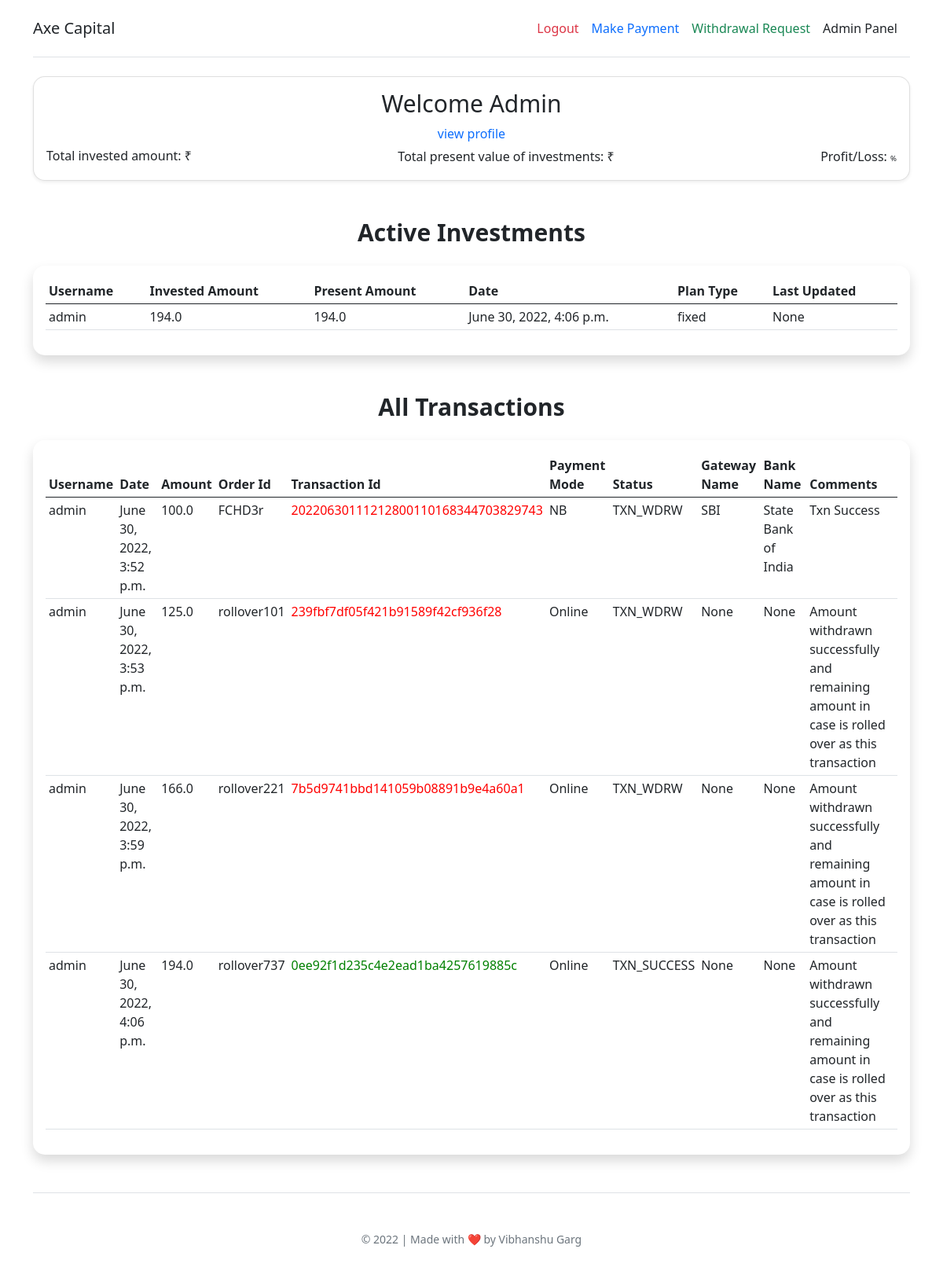
Page / (signed in) on the earlier database version.
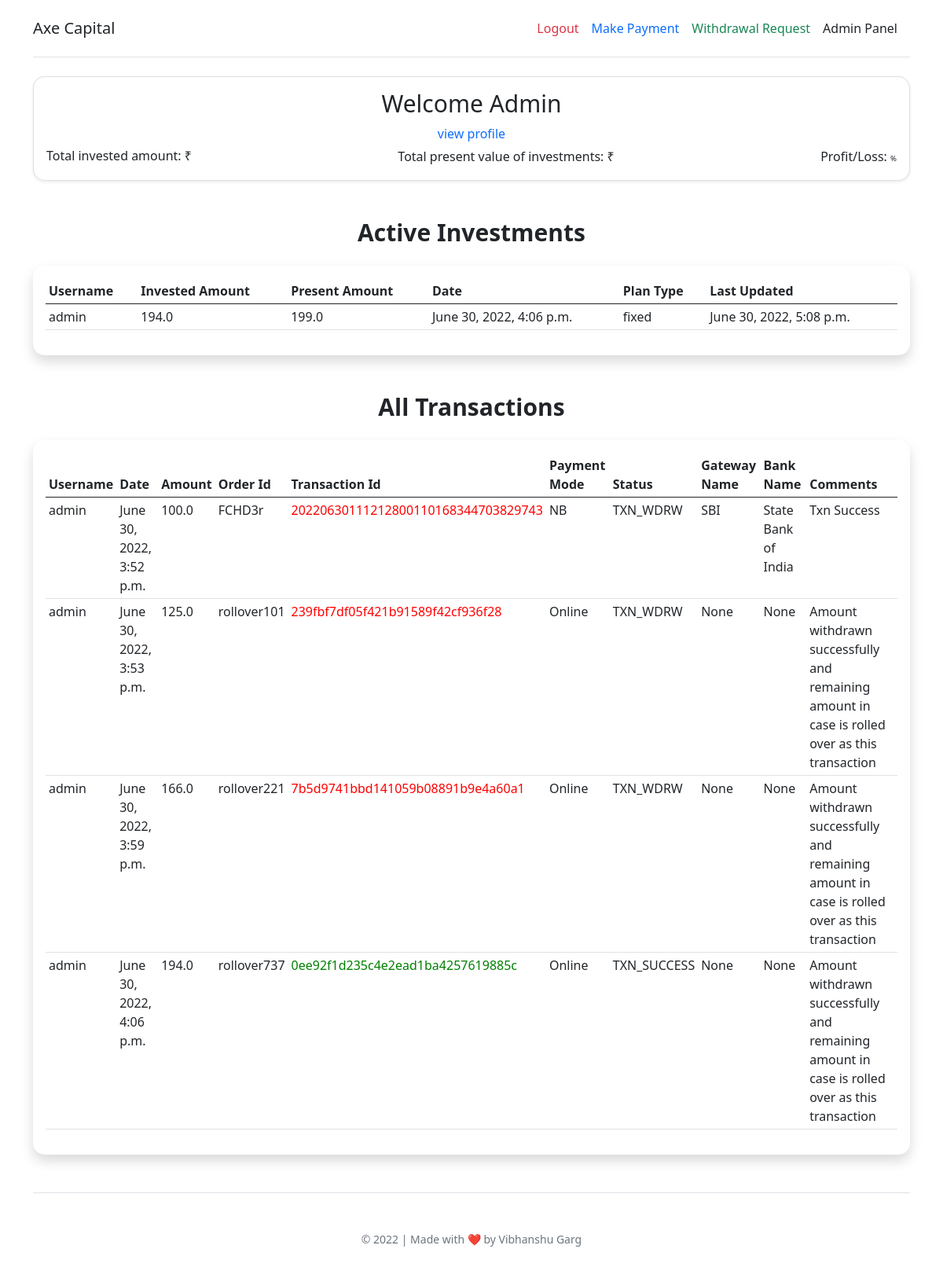
Same page on the later database version.
### myapp/models.py (models this page shows, shortened)
class Transaction(models.Model):
    made_by = models.CharField(max_length=100, null=True, blank=True)
    plantype = models.CharField(max_length=200, choices=PLAN_TYPE, default='flexible')
    fixed_rate = models.CharField(max_length=3, null=True, default='3')
    made_on = models.DateTimeField(auto_now_add=True)
    amount = models.FloatField()
    present_amount = models.FloatField(null=True, blank=True)
    order_id = models.CharField(unique=True, max_length=100, null=True, blank=True)
    checksum = models.CharField(max_length=200, null=True, blank=True)
    txn_id = models.CharField(max_length=100, null=True, blank=True)
    payment_mode = models.CharField(max_length=100, null=True, blank=True,default='')
    status = models.CharField(max_length=100, null=True, blank=True)
    gateway_name = models.CharField(max_length=100, null=True, blank=True)
    bank_txn_id = models.CharField(max_length=100, null=True, blank=True)
    bank_name = models.CharField(max_length=100, null=True, blank=True)
    response_message = models.CharField(max_length=250, null=True, blank=True)
    last_updated = models.DateTimeField(null=True, blank=True)

### myapp/views.py (the view)
# urls.py: path('',views.index, name="index"),
@login_required
def index(request):
    data = Transaction.objects.all()
    userdata = UserProfile.objects.all()
    return render(request,'index.html',{'data':data,'userdata':userdata})

### templates/index.html (shortened to what the changed rows need)
<!doctype html>
<html lang="en">
<head>
    <link href="https://cdn.jsdelivr.net/npm/bootstrap@5.0.0/dist/css/bootstrap.min.css" rel="stylesheet"
>
    <link rel="stylesheet" href="styles.css">
    <link rel="stylesheet" type="text/css" href="https://cdn.datatables.net/1.12.1/css/jquery.dataTables.css">
</head>
<body>
    <div class="container py-3">
        <div class="card shadow my-4" style="border: 0 !important;border-radius:15px">
            <div class="card-body  ">
                <div class="table-responsive">
                    <table class="table table-sm" id="transTable">
                        <thead>
                            <tr>
                                <th scope="col">Username</th>
                                <th scope="col">Invested Amount</th>
                                <th scope="col">Present Amount</th>
                                <th scope="col">Date</th>
                                <th scope="col">Plan Type</th>
                                <th scope="col">Last Updated</th>
                            </tr>
                        </thead>
                        <tbody>
                            {% for i in data %}
                            {% if i.made_by == request.user.username and i.status == 'TXN_SUCCESS' %}
                            <tr>
                                <td>{{i.made_by}}</td>
                                <td>{{i.amount}}</td>
                                <td>{{i.present_amount}}</td>
                                <td>{{i.made_on}}</td>
                                <td>{{i.plantype}}</td>
                                <td>{{i.last_updated}}</td>
                            </tr>
                            {% endif %}
                            {% endfor %}
                        </tbody>
                    </table>
                </div>
            </div>
        </div>
        <div class="card shadow my-4" style="border: 0 !important;border-radius:15px">
            <div class="card-body">
                <div class="table-responsive">
                    <table class="table table-sm" id="transTable2">
                        <thead>
                            <tr>
                                <th scope="col">Username</th>
                                <th scope="col">Date</th>
                                <th scope="col">Amount</th>
                                <th scope="col">Order Id</th>
                                <th scope="col">Transaction Id</th>
                                <th scope="col">Payment Mode</th>
                                <th scope="col">Status</th>
                                <th scope="col">Gateway Name</th>
                                <th scope="col">Bank Name</th>
                                <th scope="col">Comments</th>
                            </tr>
                        </thead>
                        <tbody>
                            {% for transaction in data %}
                            {% if transaction.made_by == request.user.username %}
                            <tr>
                                <td>{{transaction.made_by}}</td>
                                <td>{{transaction.made_on}}</td>
                                <td>{{transaction.amount}}</td>
                                <td>{{transaction.order_id}}</td>
                                <td>
                                    {% if transaction.status == 'TXN_SUCCESS' %}
                                    <span style="color:green">
                                        {{transaction.txn_id}}
                                    </span>
                                    {% else %}
                                    <span style="color:red">
                                        {{transaction.txn_id}}
                                    </span>
                                    {% endif %}
                                    </td>
                                <td>{{transaction.payment_mode}}</td>
                                <td>{{transaction.status}}</td>
                                <td>{{transaction.gateway_name}}</td>
                                <td>{{transaction.bank_name}}</td>
                                <td>{{transaction.response_message}}</td>
                            </tr>
                            {% endif %}
                            {% endfor %}
                        </tbody>
                    </table>
                </div>
            </div>
        </div>
    </div>
</body>
</html>

Differences in the rows shown:
changed Transaction "fixed": present_amount "194.0" → "199.0"; last_updated "None" → "June 30, 2022, 5:08 p.m."
